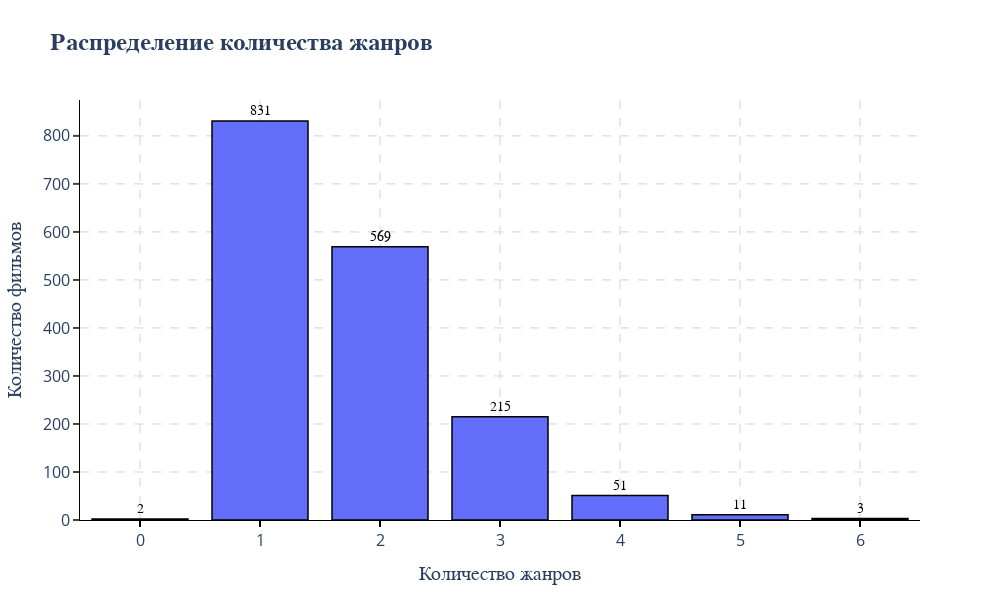

Here is the notebook cell this chart was saved with:
### Code cell
# genres_sum.head()
fig_5 = px.bar(
    x=for_barplot.index,
    y=for_barplot["id"],
    title="Распределение количества жанров",
)
fig_5.update_layout(
    width=1000,  # ширина в пикселях
    height=600,  # высота в пикселях
    # autosize=False,  # отключаем авторазмер
    xaxis_title="Количество жанров",
    yaxis_title="Количество фильмов",
    # title_font=dict(size=24, family="Arial", weight="bold"),
)
fig_5.update_traces(
    marker=dict(line=dict(width=1.5, color="black"))  # Толщина рамки  # Цвет рамки
)
# fig_5.update_layout(
#     xaxis=dict(tickangle=-45)  # Поворот на 45 градусов против часовой стрелки
# )
fig_5.update_traces(
    texttemplate="%{y}",  # Формат текста (значение y)
    textposition="outside",  # Положение: 'outside', 'inside', 'auto', 'none'
    textfont=dict(
        size=14, family="Arial", color="black"
    ),  # Размер шрифта  # Цвет текста
)
fig_5.update_layout(
    xaxis=dict(
        showticklabels=True,
        tickmode="linear",
        ticks="outside",  # Ticks снаружи: 'outside', 'inside', ''
        ticklen=6,  # Длина ticks
        tickwidth=2,  # Толщина ticks
        tickcolor="black",  # Цвет ticks
        dtick=1,
        # tickmode='array',  # Режим ручной установки
        # tickvals=[0, 1, 2, 3],  # Позиции ticks
        # ticktext=['Категория A', 'Категория B', 'Категория C', 'Категория D']  # Подписи
    ),
    yaxis=dict(
        showticklabels=True,
        tickmode="linear",
        dtick=100,
        ticks="outside",  # Ticks снаружи: 'outside', 'inside', ''
        ticklen=6,  # Длина ticks
        tickwidth=2,  # Толщина ticks
        # tickmode="linear",
        # dtick=5
    ),
)
fig_5 = configure_plotly_theme(fig_5)
fig_5.show()

### Figure 1 — Plotly figure (JSON) as saved in the notebook; plotly's stock layout.template omitted (floating-point values rounded to 4 significant figures)
{"data": [{"hovertemplate": "x=%{x}<br>y=%{y}<extra></extra>", "legendgroup": "", "marker": {"color": "#636efa", "line": {"color": "black", "width": 1.5}, "pattern": {"shape": ""}}, "name": "", "orientation": "v", "showlegend": false, "textfont": {"color": "black", "family": "Arial", "size": 14}, "textposition": "outside", "texttemplate": "%{y}", "type": "bar", "x": [0, 1, 2, 3, 4, 5, 6], "xaxis": "x", "y": [2, 831, 569, 215, 51, 11, 3], "yaxis": "y"}], "layout": {"barmode": "relative", "font": {"size": 14}, "height": 600, "legend": {"tracegroupgap": 0}, "paper_bgcolor": "white", "plot_bgcolor": "white", "title": {"font": {"family": "Arial", "size": 24, "weight": "bold"}, "text": "Распределение количества жанров"}, "width": 1000, "xaxis": {"anchor": "y", "domain": [0, 1], "dtick": 1, "gridcolor": "lightgray", "griddash": "dash", "gridwidth": 1, "linecolor": "black", "linewidth": 1, "showline": true, "showticklabels": true, "tickcolor": "black", "tickfont": {"size": 16}, "ticklen": 6, "tickmode": "linear", "ticks": "outside", "tickwidth": 2, "title": {"font": {"family": "Arial", "size": 20}, "text": "Количество жанров"}}, "yaxis": {"anchor": "x", "domain": [0, 1], "dtick": 100, "gridcolor": "lightgray", "griddash": "dash", "gridwidth": 1, "linecolor": "black", "linewidth": 1, "showline": true, "showticklabels": true, "tickfont": {"size": 16}, "ticklen": 6, "tickmode": "linear", "ticks": "outside", "tickwidth": 2, "title": {"font": {"family": "Arial", "size": 20}, "text": "Количество фильмов"}}}}
